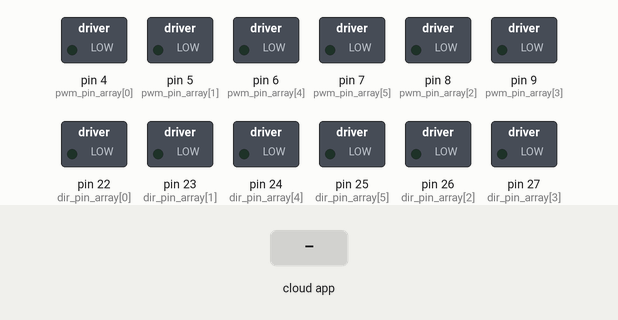
Bench run of a sketch on a simulated Arduino Mega 2560, built with avr-gcc and run on an emulated ATmega2560. Shown: switched loads named in the sketch (green lamp = pin HIGH). Inputs (shaded band) come from the test bench. The ROS host is connected and sends only what is stated.

Above: at 1.2 s.
1.3 s: the phone or cloud app sets linear.x to -100
At 2.5 s:
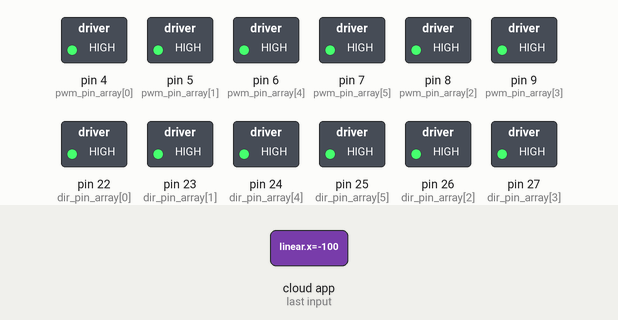
2.8 s: the phone or cloud app sets linear.x to 0
At 3.6 s:
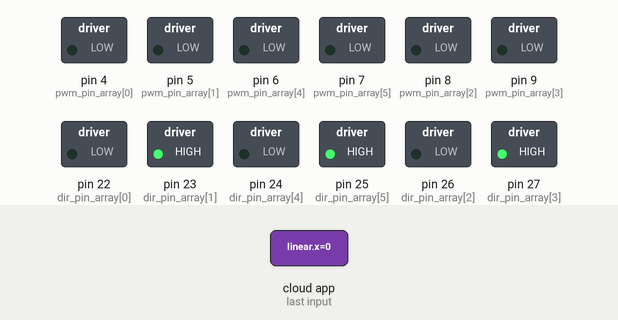
4.3 s: the phone or cloud app sets angular.z to -100
At 4.7 s:
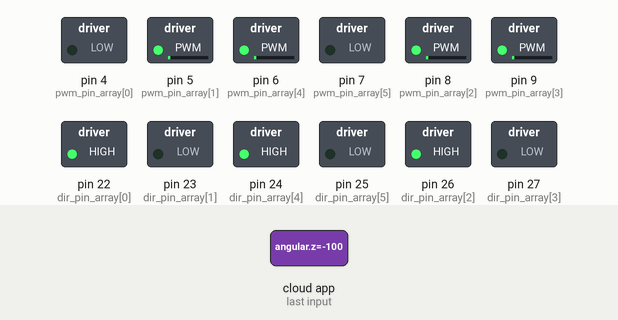
5.8 s: the phone or cloud app sets angular.z to 100
At 7.0 s:
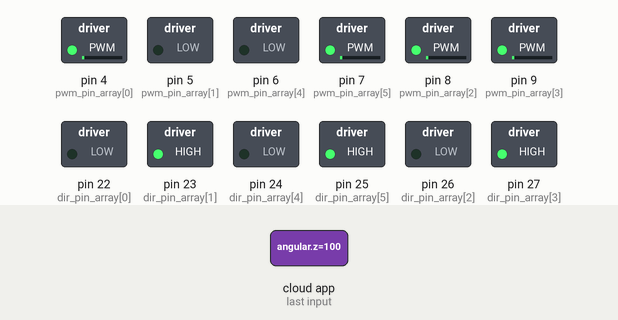
7.3 s: the phone or cloud app sets linear.x to 100
At 8.5 s:
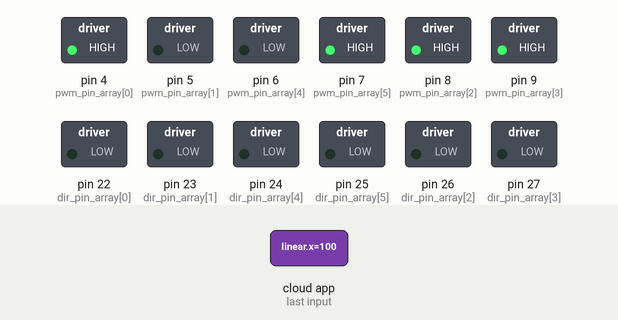
8.8 s: the phone or cloud app sets linear.x to -100
At 9.5 s:
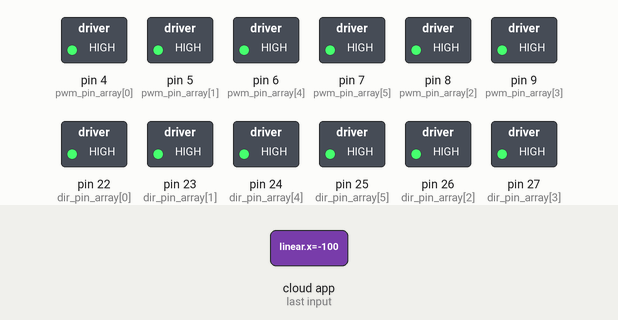
Timing chart, 0 to 11.3 s (numbered marks = the images above; inputs shaded):
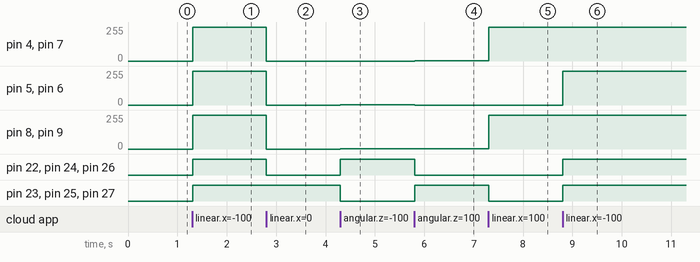

The sketch:

mod_joy_ino.ino
```cpp
#include <ros.h> // Use ros_lib.
#include <geometry_msgs/Twist.h>
#include <stdio.h>

#define num_of_motor 6
#define MIN_PWM -255
#define MAX_PWM 255
#define bias 0.8
int dir_pin_array[6] = {22,23, 26,27, 24,25};

int pwm_pin_array[6] = {4, 5,8, 9, 6,7};

bool rotate_positive[6] = {HIGH, LOW, HIGH, LOW, HIGH, LOW};
bool rotate_negative[6] = {LOW, HIGH, LOW, HIGH, LOW, HIGH};
bool spin_positive[6] = {HIGH, HIGH, HIGH, HIGH, HIGH, HIGH};
bool spin_negative[6] = {LOW, LOW, LOW, LOW, LOW, LOW};

void wheelCb(const geometry_msgs::Twist& cmd_vel_s) ;

/* Declare global variables. */
ros::NodeHandle nh; // The nodeHandle.
ros::Subscriber<geometry_msgs::Twist> sub("cmd_vel_s",&wheelCb);

void setup() {

  /* Set pins Mode. */
  for (int i = 0; i < num_of_motor; ++i) {
      pinMode(dir_pin_array[i], OUTPUT);
      pinMode(pwm_pin_array[i], OUTPUT);
  }
  /* Node handle setting. */
  //nh.getHardware()->setBaud(9600);

  nh.initNode(); // First setup the node handle.
  nh.subscribe(sub); // Start subscribe the "steer_ctrl" topic.

}

void loop() {
  nh.spinOnce(); // Check topic and if change it, run the call back function.
 delay(10);
}

void wheelCb(const geometry_msgs::Twist& cmd_vel_s ) {
  int pwm = cmd_vel_s.linear.x *255 ;
  int pwm_wheelie = cmd_vel_s.linear.y * 255;
  int ang = cmd_vel_s.angular.z;

  if(pwm == 0){
    for(int i = 0; i < num_of_motor; ++i)
    {
    if( ang >= 0)
    {
      digitalWrite(dir_pin_array[i], rotate_negative[i]);
      if(num_of_motor == 6){
        if(i==1 || i==4) analogWrite(pwm_pin_array[i], fabs(ang*bias));
        else analogWrite(pwm_pin_array[i], fabs(ang));
      }else{
        analogWrite(pwm_pin_array[i], fabs(ang));
      }
    } else if(ang < 0){
      digitalWrite(dir_pin_array[i], rotate_positive[i]);
      if(num_of_motor == 6){
        if(i==0 || i==5) analogWrite(pwm_pin_array[i], fabs(ang*bias));
        else analogWrite(pwm_pin_array[i], fabs(ang));
      }else{
        analogWrite(pwm_pin_array[i], fabs(ang));
      }
    }
    }
  }else{
    for(int i = 0; i < num_of_motor; ++i)
    {
      if( pwm >= 0){
        digitalWrite(dir_pin_array[i], spin_negative[i]);
        if((pwm_wheelie >= 0)&&((i==1)||(i==4))){
          analogWrite(pwm_pin_array[i], fabs(pwm_wheelie));
        }else{
        analogWrite(pwm_pin_array[i], fabs(pwm));
        }
      }else{
        digitalWrite(dir_pin_array[i], spin_positive[i]);
        analogWrite(pwm_pin_array[i], fabs(pwm));
      }
    }
  }
}
```

Measured:
- after the input at 1.3 s, pin 4 (pwm_pin_array[0]), pin 5 (pwm_pin_array[1]): 0/255 → 255/255 at once
- after the input at 2.8 s, pin 4 (pwm_pin_array[0]), pin 5 (pwm_pin_array[1]), pin 6 (pwm_pin_array[4]), pin 7 (pwm_pin_array[5]), pin 8 (pwm_pin_array[2]), pin 9 (pwm_pin_array[3]): 255/255 → 0/255 at once; pin 22 (dir_pin_array[0]), pin 24 (dir_pin_array[4]), pin 26 (dir_pin_array[2]): HIGH → LOW at once
- after the input at 4.3 s, pin 5 (pwm_pin_array[1]), pin 6 (pwm_pin_array[4]), pin 8 (pwm_pin_array[2]), pin 9 (pwm_pin_array[3]): 0/255 → 1/255 at once; pin 22 (dir_pin_array[0]), pin 24 (dir_pin_array[4]), pin 26 (dir_pin_array[2]): LOW → HIGH at once; pin 23 (dir_pin_array[1]), pin 25 (dir_pin_array[5]), pin 27 (dir_pin_array[3]): HIGH → LOW at once
- after the input at 5.8 s, pin 4 (pwm_pin_array[0]): 0/255 → 1/255 at once; pin 5 (pwm_pin_array[1]): 1/255 → 0/255 at once
- after the input at 7.3 s, pin 4 (pwm_pin_array[0]), pin 7 (pwm_pin_array[5]), pin 8 (pwm_pin_array[2]), pin 9 (pwm_pin_array[3]): 1/255 → 255/255 at once; pin 23 (dir_pin_array[1]), pin 25 (dir_pin_array[5]), pin 27 (dir_pin_array[3]): HIGH → LOW at once
- after the input at 8.8 s, pin 5 (pwm_pin_array[1]), pin 6 (pwm_pin_array[4]): 0/255 → 255/255 at once; pin 22 (dir_pin_array[0]), pin 23 (dir_pin_array[1]), pin 24 (dir_pin_array[4]), pin 25 (dir_pin_array[5]), pin 26 (dir_pin_array[2]), pin 27 (dir_pin_array[3]): LOW → HIGH at once
